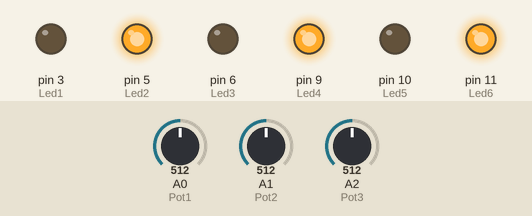
Bench run of a program on a simulated Arduino Uno, built with avr-gcc and run on an emulated ATmega328P. Parts: output pins drawn as LEDs (lit = HIGH). The inputs (shaded band) are chosen by the test bench; at power-on: A0 (Pot1) = 512, A1 (Pot2) = 512, A2 (Pot3) = 512.

Above: at 1.2 s.
1.3 s: A0 (Pot1) set to 501
At 2.5 s:
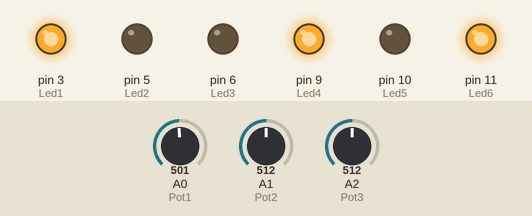
2.8 s: A1 (Pot2) set to 503
At 3.6 s:
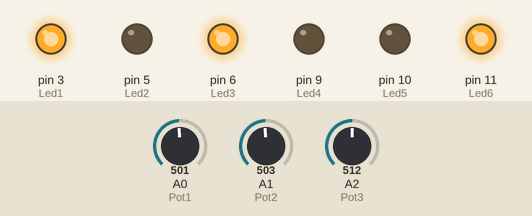
4.3 s: A2 (Pot3) set to 499
At 4.7 s:
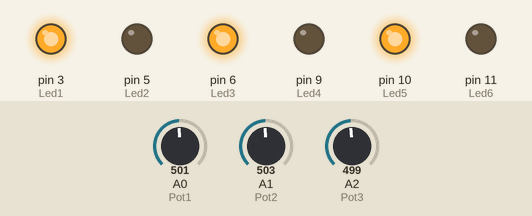
5.8 s: A1 (Pot2) set to 522
At 7.0 s:
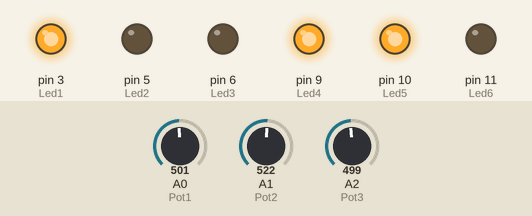
7.3 s: A0 (Pot1) set to 522
At 8.2 s:
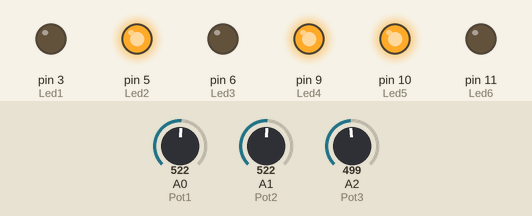
8.8 s: A1 (Pot2) set to 511
At 9.4 s:
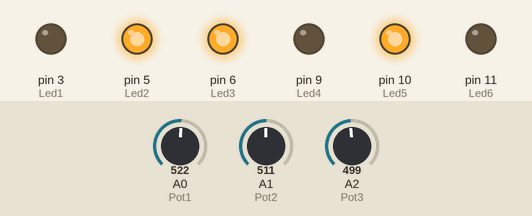
Timing chart, 0 to 11.3 s (numbered marks = the images above; inputs shaded):
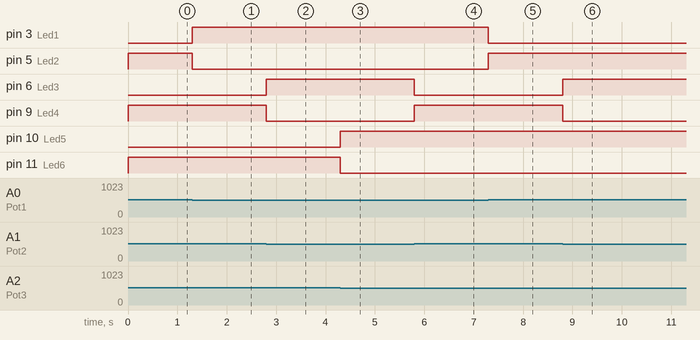

Measured:
- the behaviour switches between 512 and 511 on A0 (Pot1) (found by bisection; images 0 and 1)
- the behaviour switches between 512 and 511 on A1 (Pot2) (found by bisection; images 1 and 2)
- the behaviour switches between 512 and 511 on A2 (Pot3) (found by bisection; images 2 and 3)
- after the input at 1.3 s, pin 3 (Led1): LOW → HIGH at once; pin 5 (Led2): HIGH → LOW at once
- after the input at 2.8 s, pin 6 (Led3): LOW → HIGH at once; pin 9 (Led4): HIGH → LOW at once
- after the input at 4.3 s, pin 10 (Led5): LOW → HIGH at once; pin 11 (Led6): HIGH → LOW at once
- after the input at 5.8 s, pin 6 (Led3): HIGH → LOW at once; pin 9 (Led4): LOW → HIGH at once
- after the input at 7.3 s, pin 3 (Led1): HIGH → LOW at once; pin 5 (Led2): LOW → HIGH at once
- after the input at 8.8 s, pin 6 (Led3): LOW → HIGH at once; pin 9 (Led4): HIGH → LOW at once

The program:

main.cpp
```cpp
#include <Arduino.h>

// put function declarations here:
int Led1 = 3;
int Led2 = 5;
int Led3 = 6;
int Led4 = 9;
int Led5 = 10;
int Led6 = 11;

int Pot1 = A0;
int Pot2 = A1;
int Pot3 = A2;

void setup() {
  pinMode(Led1, OUTPUT);
  pinMode(Led2, OUTPUT);
  pinMode(Led3, OUTPUT);
  pinMode(Led4, OUTPUT);
  pinMode(Led5, OUTPUT);
  pinMode(Led6, OUTPUT);

  pinMode(Pot1, INPUT);
  pinMode(Pot2, INPUT);
  pinMode(Pot3, INPUT);
}

void loop () {
 int valorPot1 = analogRead(Pot1);
 if (valorPot1 < 512) {
    digitalWrite(Led1, HIGH); // LED 1 ligado
    digitalWrite(Led2, LOW);  // LED 2 desligado
  }
 else {
    digitalWrite(Led1, LOW);  // LED 1 desligado
    digitalWrite(Led2, HIGH); // LED 2 ligado
 }
 int valorPot2 = analogRead(Pot2);
 if (valorPot2 < 512) {
    digitalWrite(Led3, HIGH); // LED 1 ligado
    digitalWrite(Led4, LOW);  // LED 2 desligado
  }
 else {
    digitalWrite(Led3, LOW);  // LED 1 desligado
    digitalWrite(Led4, HIGH); // LED 2 ligado
 }
 int valorPot3 = analogRead(Pot3);
 if (valorPot3 < 512) {
    digitalWrite(Led5, HIGH); // LED 1 ligado
    digitalWrite(Led6, LOW);  // LED 2 desligado
  }
 else {
    digitalWrite(Led5, LOW);  // LED 1 desligado
    digitalWrite(Led6, HIGH); // LED 2 ligado
}
};
```
